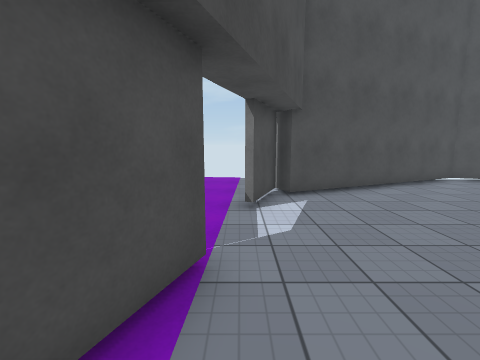
View 1 (above)

14 first-person views from a walk through a Unity game level. The camera is 1.5 m above the floor, tilts 8° down and sees 90° across. Doors are open. The floor is counted in squares, 1 m on a side. Each view is taken from the middle of a square. On the plan, view 1 faces up. The plan holds only what a view shows up to about 13 squares ahead; the rest is blank. The place goes on beyond the plan. The player character is not drawn. Surface patterns are stand-ins for the level's own textures.

View 2
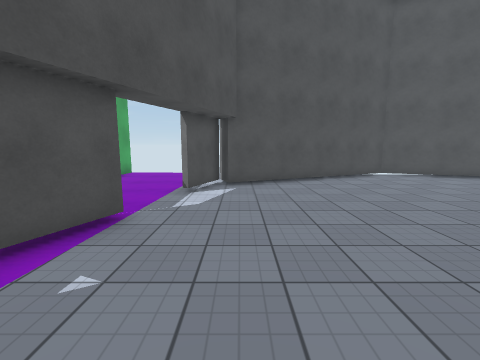

View 3
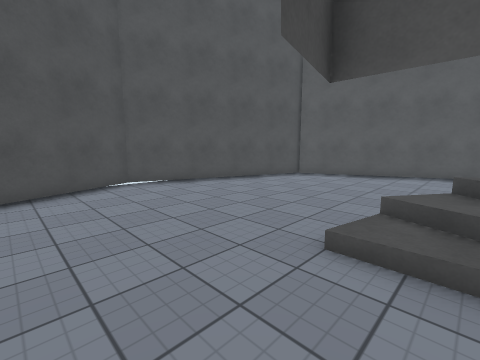

View 4
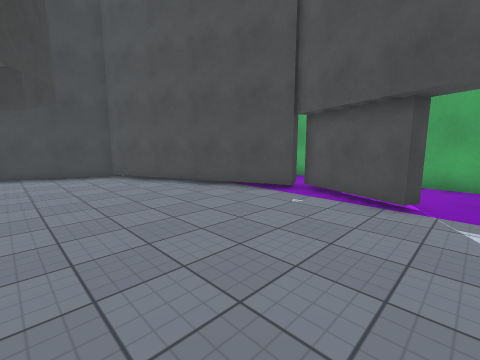

View 5
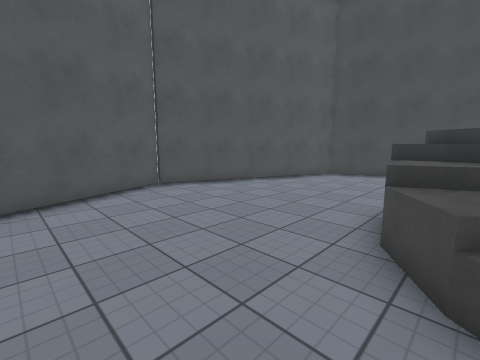

View 6
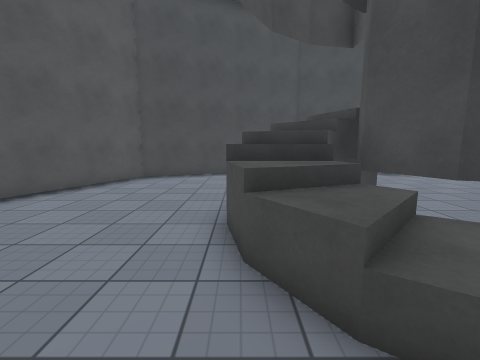

View 7
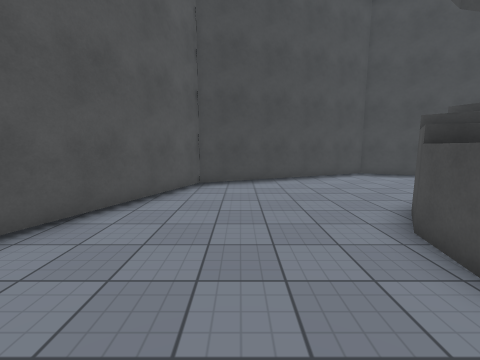

View 8
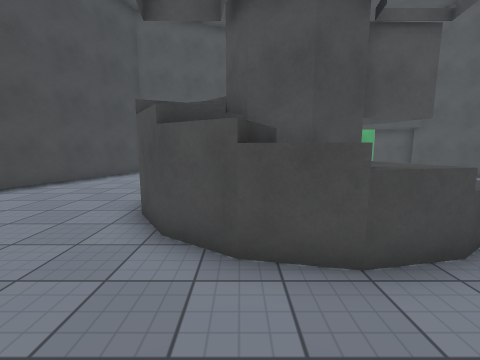

View 9
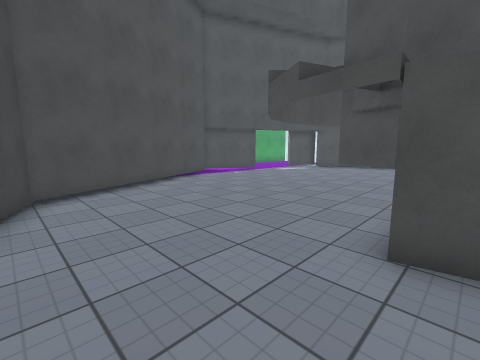

View 10
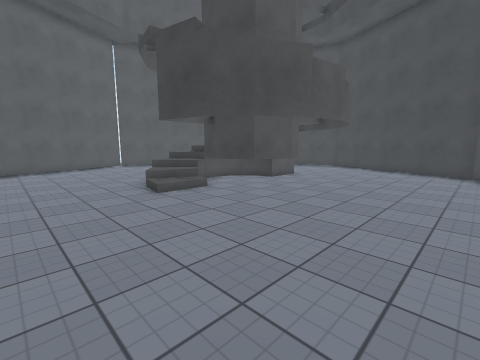

View 11
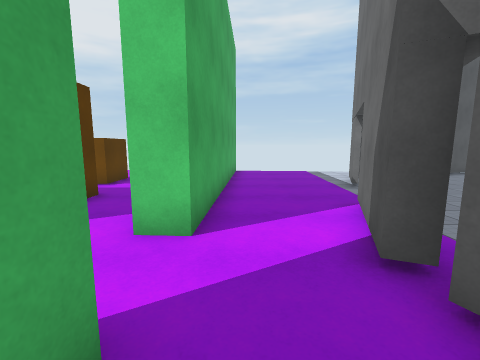

View 12
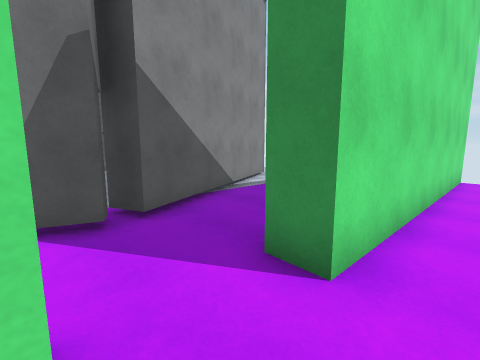

View 13
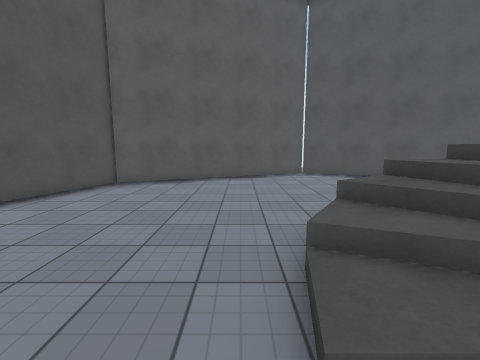

View 14
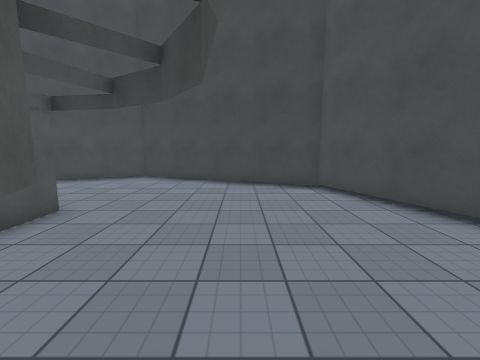

### Floor plan
Key: @ floor where view 1 was taken; # wall or solid block; x gap in a wall; . main floor; : floor 0.25 m higher than the main floor; + floor 0.5 m higher than the main floor; * floor 1 m higher than the main floor; % floor 2.5 m higher than the main floor; / step, stairs or slope; D open door; = window, fence, low wall or low ledge; v drop or lower ground; T thing the floor can be seen under or through; B brown box.
Columns run from 9 left of view 1 to 21 right of it. Each row starts with its distance up from view 1.
 11      #....       ####
 10     ##.....    ###..####
  9     #......  ###.......###
  8 B   #.....####...........###
  7 B   #.....#................#
  6 ..  #....##................##
  5 ..  #...DDD.................#
  4 B.. #...DDD.................#
  3 B.. #...DDD.................##
  2 B .##...#..........:#........#
  1 B .DD..##........../+=.......##
  0    DD..#.@.......TT##*=.......#
 -1   .DD..##.......T  T#/=.......#
 -2   .##..##.......T  T#/x......##
 -3   .##...##.......TTT  #......#
 -4   .#  ..##........T/ #......##
 -5   .#   ..##.......T%v.......#
 -6   .#    .##.................#
 -7   .#    .##................##
 -8   .#     .##...............#
 -9   .#      ####..........####
-10   .#         ###......###
-11   .#           ####.###
-12   .#              ###

Positions as (right, up) in squares from view 1, and headings:
1: (0, 0), facing up
2: (2, -2), facing up
3: (6, 1), facing up-right
4: (6, 4), facing down-left
5: (12, 4), facing down-right
6: (13, 3), facing down
7: (16, 1), facing down
8: (16, -3), facing left
9: (10, -9), facing up-left
10: (2, 6), facing down-right
11: (-4, -3), facing up
12: (-7, 1), facing down-right
13: (8, 3), facing right
14: (5, 0), facing down
